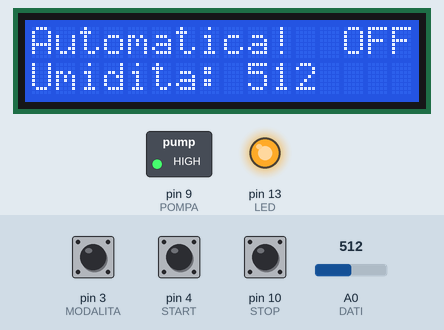
Recording of a sketch running on a simulated Arduino Uno, built with avr-gcc and run on an emulated ATmega328P. Parts: 16×2 character LCD, switched loads named in the sketch (green lamp = pin HIGH), output pins drawn as LEDs (lit = HIGH). The test bench sets the inputs (shaded band); at power-on: A0 (DATI) = 512, pin 3 (MODALITA) HIGH, pin 4 (START) HIGH, pin 10 (STOP) HIGH. What the sketch prints to the serial monitor is not drawn.

Above: at 1.2 s.
1.3 s: A0 (DATI) set to 416
At 2.8 s:
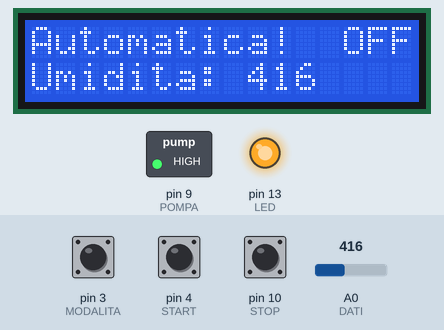
3.1 s: A0 (DATI) set to 381
At 4.1 s:
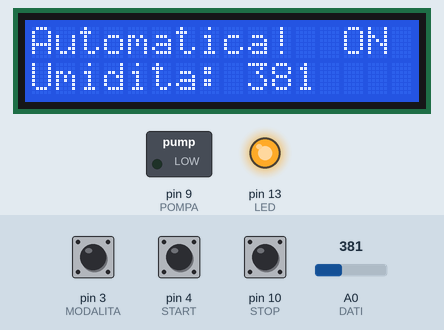
4.6 s: pin 3 (MODALITA) pulled LOW for 0.6 s
At 6.0 s:
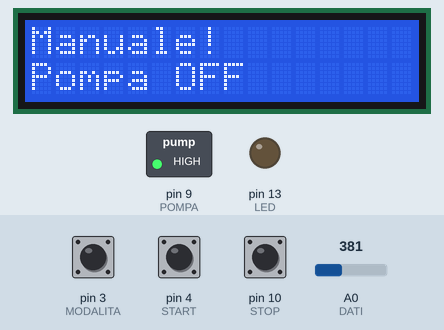
6.7 s: pin 4 (START) pulled LOW for 0.6 s
At 7.4 s:
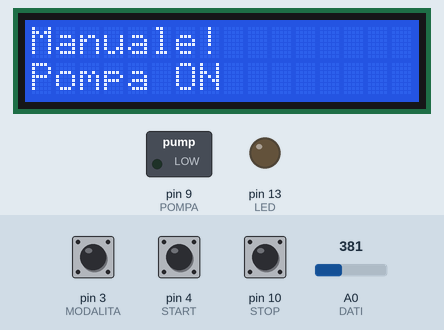
9.0 s: pin 3 (MODALITA) pulled LOW for 1 s
At 9.25 s:
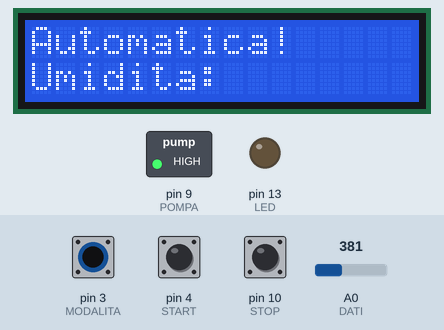
11.5 s: pin 10 (STOP) pulled LOW for 0.6 s
At 12.3 s:
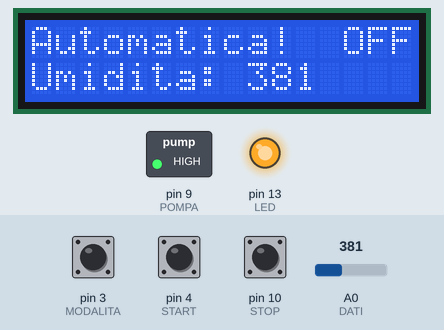
Timing chart, 0 to 14.5 s (numbered marks = the images above; inputs shaded):
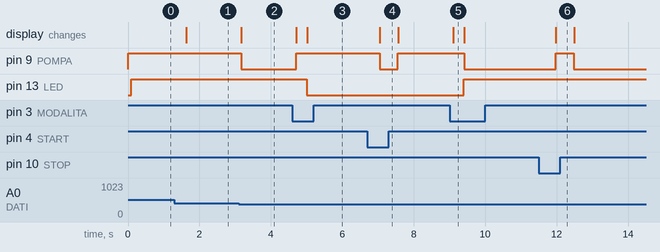

The sketch:

MY_POMPA.ino
```cpp
#include <Wire.h>
#include <LiquidCrystal_I2C.h>

#define POMPA 9
#define START 4
#define STOP 10
#define DATI A0
#define MODALITA 3
#define LED LED_BUILTIN

LiquidCrystal_I2C lcd(0x27,16, 2);

int umidita;
bool modalitaAutomatica = true;
const int sogliaUmidita = 400;

void Mostra (String Modalita);

void setup() {
  Serial.begin(9600);
  pinMode(POMPA, OUTPUT);
  digitalWrite(POMPA, HIGH);  // relè disattivo (pompa spenta)
  pinMode(START, INPUT_PULLUP);
  pinMode(STOP, INPUT_PULLUP);
  pinMode(MODALITA, INPUT_PULLUP);
  pinMode(LED, OUTPUT);
  lcd.init();
  lcd.backlight();
  Mostra("Automatica!");
}

void loop() {
  // Cambio modalità con pulsante MODALITA
  static int lastStatoModalita = HIGH;
  int statoModalita = digitalRead(MODALITA);
  if (statoModalita == LOW && lastStatoModalita == HIGH) {
    modalitaAutomatica = !modalitaAutomatica;
    Serial.print("Modalità cambiata: ");
    String Modalita = modalitaAutomatica ? "Automatica!" : "Manuale!";
    Serial.println(Modalita);
    Mostra(Modalita);

    // Spegni pompa al cambio modalità
    digitalWrite(POMPA, HIGH);  // relè disattivo
    Serial.println("Pompa forzata spenta al cambio modalità");
    delay(300);
  }
  lastStatoModalita = statoModalita;

  // LED indica modalità
  digitalWrite(LED, modalitaAutomatica ? HIGH : LOW);

  // Modalità automatica
  if (modalitaAutomatica) {
    umidita = analogRead(DATI);
    Serial.print("Umidità: ");
    Serial.println(umidita);

    lcd.setCursor(9, 1);
    lcd.print("   ");
    lcd.setCursor(9, 1);
    lcd.print(umidita);
    lcd.setCursor(13, 0);
    if (umidita < sogliaUmidita) {
      if (digitalRead(STOP) == LOW) {
        digitalWrite(POMPA, HIGH);  // relè disattivo
        Serial.println("Pompa spenta (umidità sufficiente ma stoppata)");
        lcd.print("OFF");
      } else {
        digitalWrite(POMPA, LOW);  // relè attivo
        Serial.println("Pompa accesa (umidità bassa)");
        lcd.print("ON ");
      }
    } else {
      digitalWrite(POMPA, HIGH);  // relè disattivo
      Serial.println("Pompa spenta (umidità sufficiente)");
      lcd.print("OFF");
    }
  } else {                             // Modalità manuale
    lcd.setCursor(0, 1);
    if (digitalRead(START) == LOW) {  // pulsante premuto
      digitalWrite(POMPA, LOW);
      Serial.println("Manuale: pompa accesa");
      lcd.print("Pompa ON ");
    } else {
      digitalWrite(POMPA, HIGH);
      Serial.println("Manuale: pompa spenta");
      lcd.print("Pompa OFF");
    }
  }
  delay(500);
}

void Mostra (String Modalita) {
  lcd.clear();
  lcd.setCursor(0, 0);
  lcd.print(Modalita);
  if (Modalita == "Automatica!") {
    lcd.setCursor(0, 1);
    lcd.print("Umidita: ");
  }
}
```

Measured:
- the behaviour switches between 400 and 399 on A0 (DATI) (found by bisection; images 1 and 2)
- after the input at 1.3 s, the display: changes after 0.33 s (image 1)
- after the input at 3.1 s, pin 9 (POMPA): HIGH → LOW after 0.07 s; the display: changes after 0.07 s (image 2)
- after the input at 4.6 s, pin 9 (POMPA): LOW → HIGH after 0.10 s; pin 13 (LED): HIGH → LOW after 0.40 s; the display: first changes after 0.10 s (image 3 shows a later state)
- after the input at 6.7 s, pin 9 (POMPA): HIGH → LOW after 0.34 s, → HIGH 0.51 s later; the display: changes after 0.35 s (image 4)
- after the input at 9.0 s, pin 9 (POMPA): HIGH → LOW after 0.41 s; pin 13 (LED): LOW → HIGH after 0.40 s; the display: changes after 0.10 s (image 5)
- after the input at 11.5 s, pin 9 (POMPA): LOW → HIGH after 0.47 s, → LOW 0.51 s later; the display: changes after 0.47 s (image 6)
